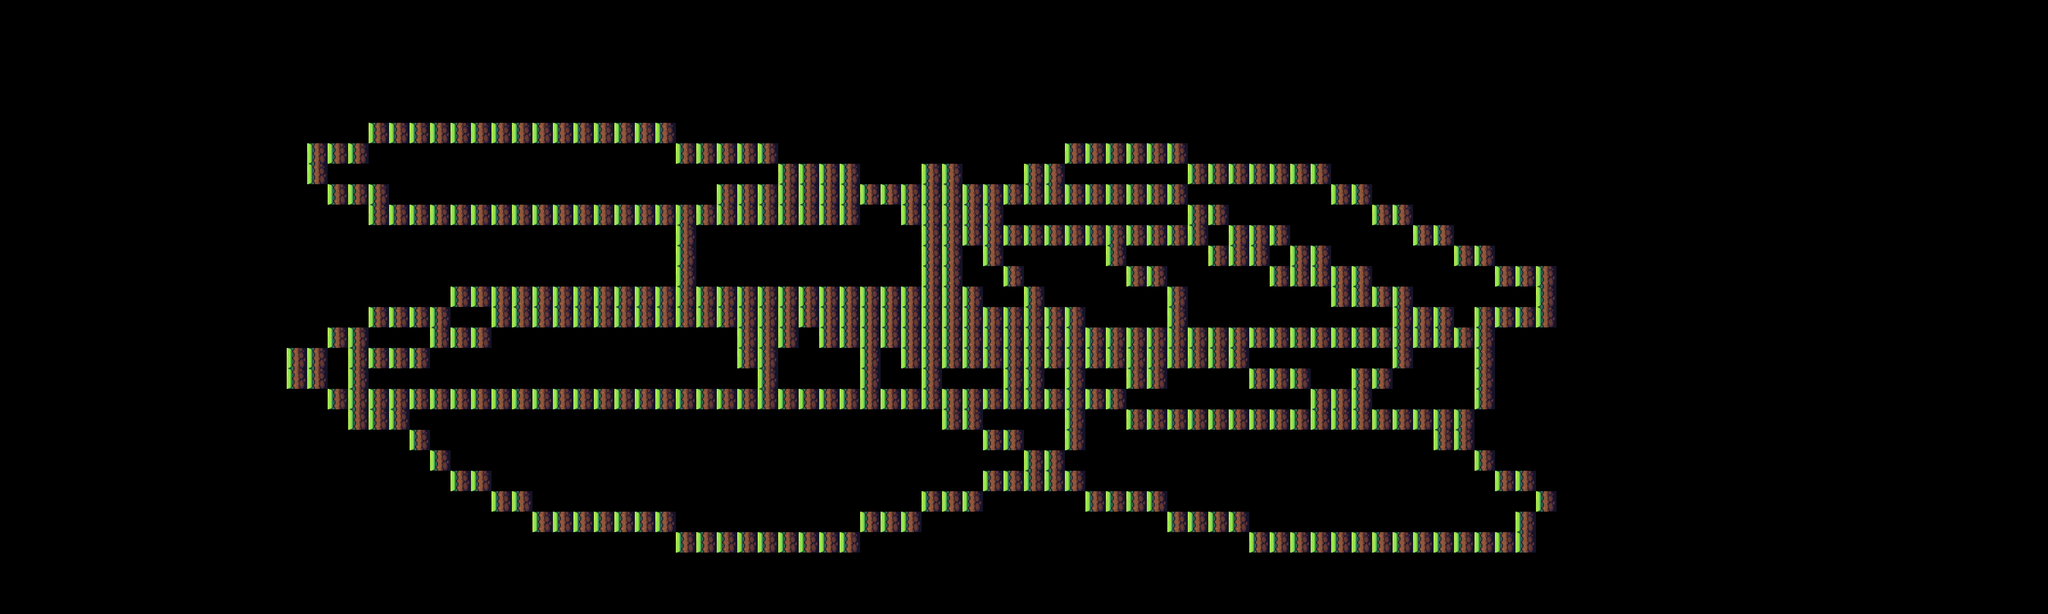

This game map was drawn from its Tiled (.tmx) file and the tilesets committed beside it. A one-line description and the trimmed map source follow:
An orthogonal 100x30 tile map with 48x48 px tiles, 1 tile layer (Capa de patrones 1).

<map version="1.2" tiledversion="1.3.5" orientation="orthogonal" renderorder="right-down" width="100" height="30" tilewidth="48" tileheight="48" infinite="0" nextlayerid="2" nextobjectid="1">
 <tileset firstgid="1" name="Nature_environment_01" tilewidth="48" tileheight="48" tilecount="133" columns="19">
  <image source="Nature_environment_01.png" width="912" height="336" />
  <wangsets>
   <wangset name="Terrains" type="corner" tile="-1">
   </wangset>
  </wangsets>
 </tileset>
 <layer id="1" name="Capa de patrones 1" width="100" height="30">
  <data>[3000 cells, 445 non-empty, 1 distinct tile ids]</data>
 </layer>
</map>
